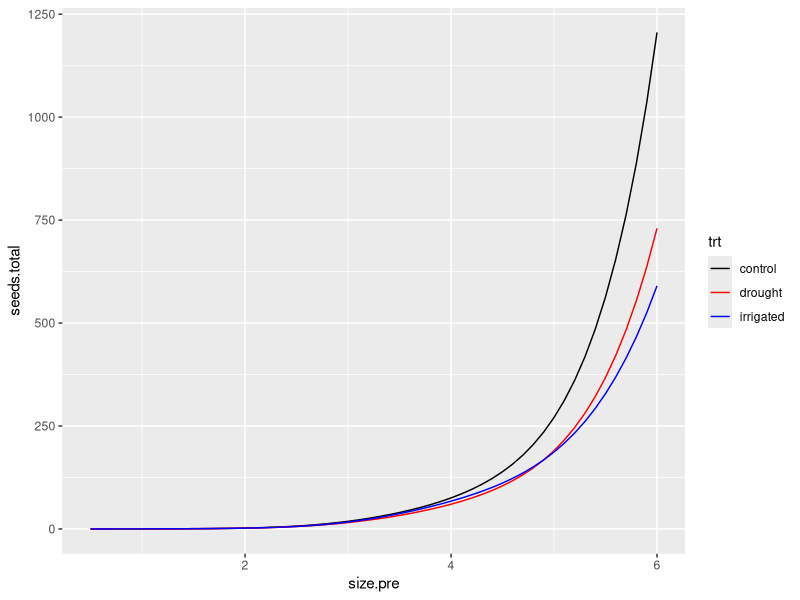
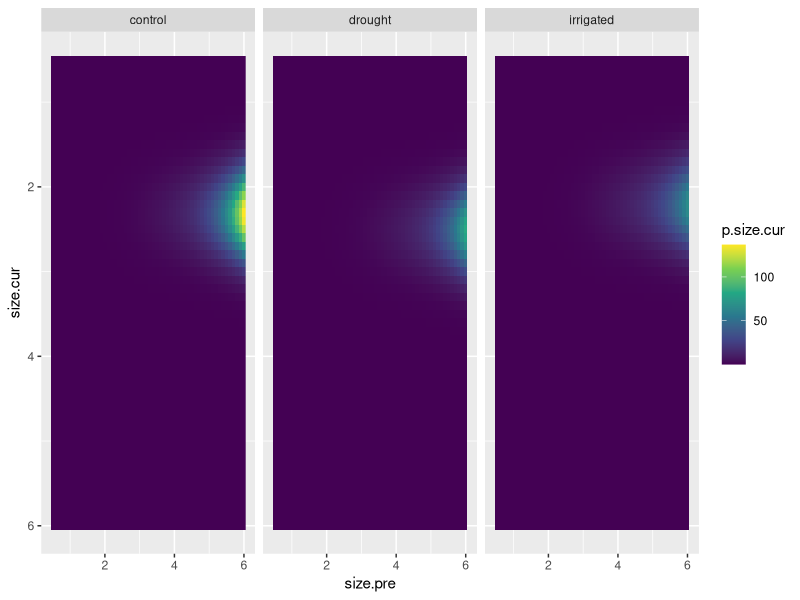
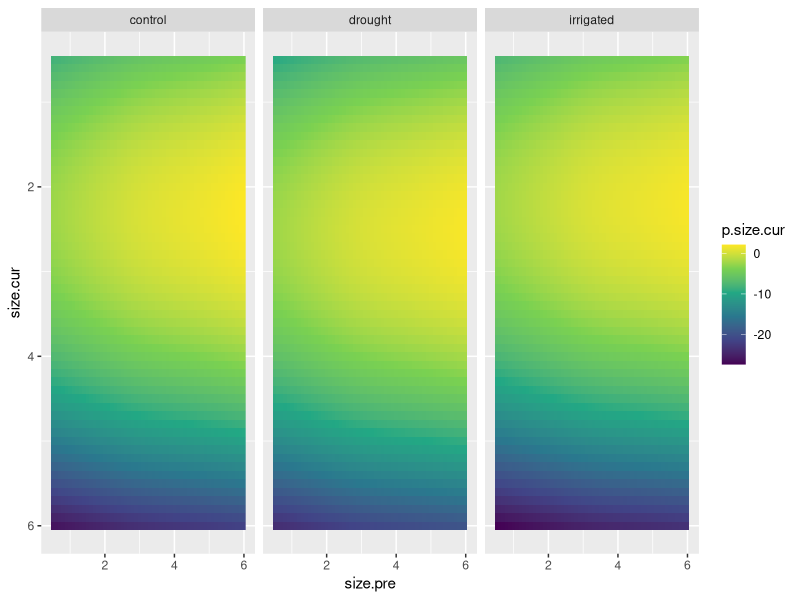

These charts were generated, in order, by the following R code: (Note: this script raises an error after producing the figures.)
# Script for re-running reproductive vital rate models and performing model
# selection and exporting a deterministic, no-phenology reproductive kernel for
# IPM analysis.
# Reads in processed demo/seed (including phenology) data, 2016-2024
# (sn init july 2024)

# --- Setup ---------------------------------------------------------

library(ggplot2)
library(dplyr)
library(tidyr)
library(glmmTMB)

rm(list = ls())

# --- Read in and prepare data  -------------------------------------

# All data (demo, phenology, seed set)
all.data = merge(
  x = read.csv('01_data_cleaning/out/demo_phen_seed_2016-2024_final.csv'),
  y = read.csv('00_raw_data/plot_treatments.csv'),
  by.x = 'Plot', by.y = 'plot'
)

# Dataset for flowering (additional processing below)
demo.flow = all.data %>%
  # Get only plants that are:
  # - known/estimated to be alive
  # - Has size measurements (from demography) and has non-zero leaf counts and lengths (for size measurements)
  # - Is not missing umbel counts (because we're subsetting this for umbel count analysis)
  filter(
    in.demo, Year > 2016, surv,
    !is.na(No.leaves) & !is.na(Leaf.length) & No.leaves > 0 & Leaf.length > 0,
    !is.na(No.umbels)
  ) %>%
  # Get a size column
  mutate(size = log(No.leaves * Leaf.length))

head(demo.flow)
nrow(demo.flow)
table(demo.flow$Year)

# Dataset for seed analysis
demo.seed = demo.flow %>%
  # Give only the records for which we have a record of seed set
  filter(Year > 2020, phen.umbels > 0) %>%
  filter(in.seed)

# Need to add in rows for umbels that died before the seed counting
# This is necessary for estimating the probability of an umbel producing zero seeds
demo.seed = rbind(
  demo.seed,
  demo.seed %>%
    group_by(Year, plantid) %>%
    mutate(miss.umbel = ifelse(phen.umbels < n(), 0, phen.umbels - n())) %>%
    ungroup() %>%
    distinct(Year, plantid, .keep_all = TRUE) %>%
    uncount(miss.umbel) %>%
    mutate(no.seeds = 0)
) %>%
  mutate(Year = factor(Year))

# Dataset for estimating recruit size distribution
demo.recr = all.data %>%
  arrange(Year) %>%
  # Want demo records (to get size distribution)
  filter(in.demo) %>%
  # Give me only the first sighting for each plant
  distinct(plantid, .keep_all = TRUE) %>%
  # Give me only records after 2017 (these are more likely to be seen for the
  # first time)
  filter(Year > 2017) %>%
  # Give me only records with leaf counts and lengths (for estimating size)
  filter(!is.na(No.leaves), !is.na(Leaf.length)) %>%
  # Give me plants that did not flower (plants unlikely to flower in first year)
  filter(!No.umbels & !is.na(No.umbels)) %>%
  # Okay... going to assume that only plants with one leaf are new recruits
  filter(No.leaves < 2) %>%
  mutate(size = log(Leaf.length))

# Finalize the flowering demo dataset 
demo.flow = demo.flow %>%
  # (currently there is one row per umbel for plants in the seed set dataset -
  # give me just one record per plant)
  distinct(Year, plantid, .keep_all = TRUE) %>%
  # Remove plot 2 in 2024 (missing a lot of vegetative plant sizes)
  filter(!(Plot %in% 2 & Year %in% 2024))


# # ----- MODEL SELECTION ------------------------------------------
# 
# # --- Umbel count model ------------------------------------------
# 
# # Strategy here: use a hurdle model
# # - Response is number of umbels per plant
# # - Hurdle portion (through zero-inflation) is the probability of (not) flowering
# # - Umbel count is modeled with a zero-inflated Poisson distribution
# 
# # Test first for size-effects on both parts of the model
# # Then test for treatment effects
# # Then test for potential interactions
# 
# u_0 = glmmTMB(
#   No.umbels ~ (1 | Year) + (1 | Plot / plantid),
#   family = 'truncated_poisson',
#   ziformula = ~ (1 | Year) + (1 | Plot / plantid),
#   data = demo.flow
# )
# 
# u_s_0 = glmmTMB(
#   No.umbels ~ size + (1 | Year) + (1 | Plot / plantid),
#   family = 'truncated_poisson',
#   ziformula = ~ (1 | Year) + (1 | Plot / plantid),
#   data = demo.flow
# )
# 
# u_0_s = glmmTMB(
#   No.umbels ~ (1 | Year) + (1 | Plot / plantid),
#   family = 'truncated_poisson',
#   ziformula = ~ size + (1 | Year) + (1 | Plot / plantid),
#   data = demo.flow
# )
# 
# u_s_s = glmmTMB(
#   No.umbels ~ size + (1 | Year) + (1 | Plot / plantid),
#   family = 'truncated_poisson',
#   ziformula = ~ size + (1 | Year) + (1 | Plot / plantid),
#   data = demo.flow
# )
# 
# AIC(u_0, u_0_s, u_s_0, u_s_s) %>% mutate(daic = round(AIC - min(AIC), 2))
# # Keep size in the models
# 
# # Treatment effects
# 
# u_s.t_s = glmmTMB(
#   No.umbels ~ trt + size + (1 | Year) + (1 | Plot / plantid),
#   family = 'truncated_poisson',
#   ziformula = ~ size + (1 | Year) + (1 | Plot / plantid),
#   data = demo.flow
# )
# 
# u_s_s.t = glmmTMB(
#   No.umbels ~ size + (1 | Year) + (1 | Plot / plantid),
#   family = 'truncated_poisson',
#   ziformula = ~ trt * size + (1 | Year) + (1 | Plot / plantid),
#   data = demo.flow
# )
# 
# u_st_s = glmmTMB(
#   No.umbels ~ size * trt + (1 | Year) + (1 | Plot / plantid),
#   family = 'truncated_poisson',
#   ziformula = ~ size + (1 | Year) + (1 | Plot / plantid),
#   data = demo.flow
# )
# 
# u_s_st = glmmTMB(
#   No.umbels ~ size + (1 | Year) + (1 | Plot / plantid),
#   family = 'truncated_poisson',
#   ziformula = ~ trt * size + (1 | Year) + (1 | Plot / plantid),
#   data = demo.flow
# )
# 
# u_s.ty_s = glmmTMB(
#   No.umbels ~ size + trt + (1 | Year) + (1 | Year:trt) + (1 | Plot / plantid),
#   family = 'truncated_poisson',
#   ziformula = ~ size + (1 | Year) + (1 | Plot / plantid),
#   data = demo.flow
# )
# 
# u_s_s.ty = glmmTMB(
#   No.umbels ~ size + (1 | Year) + (1 | Plot / plantid),
#   family = 'truncated_poisson',
#   ziformula = ~ size + trt + (1 | Year) + (1 | Year:trt) + (1 | Plot / plantid),
#   data = demo.flow
# )
# 
# u_s.ty_s.ty = glmmTMB(
#   No.umbels ~ size + trt + (1 | Year) + (1 | Year:trt) + (1 | Plot / plantid),
#   family = 'truncated_poisson',
#   ziformula = ~ size + trt + (1 | Year) + (1 | Year:trt) + (1 | Plot / plantid),
#   data = demo.flow
# )
# 
# AIC(u_s.t_s, u_s_s.t, u_st_s, u_s_st, u_s_s, u_s.ty_s, u_s_s.ty, u_s.ty_s.ty) %>%
#   mutate(daic = round(AIC - min(AIC), 2))
# # Best performing model has treatment-year effect for probability of flowering
# # But how large is the effect size?
# 
# summary(u_s_s.ty)
# 
# u_st_s.ty = glmmTMB(
#   No.umbels ~ size * trt + (1 | Year) + (1 | Plot / plantid),
#   family = 'truncated_poisson',
#   ziformula = ~ size + trt + (1 | Year) + (1 | Year:trt) + (1 | Plot / plantid),
#   data = demo.flow
# )
# 
# u_s_st.ty = glmmTMB(
#   No.umbels ~ size + (1 | Year) + (1 | Plot / plantid),
#   family = 'truncated_poisson',
#   ziformula = ~ size * trt + (1 | Year) + (1 | Year:trt) + (1 | Plot / plantid),
#   data = demo.flow
# )
# 
# AIC(u_st_s.ty, u_s_st.ty, u_s_s.ty) %>% mutate(daic = round(AIC - min(AIC), 2))
# # No size-treatment effects
# 
# # Okay... compare model with year-varying effects with non-varying effects
# 
# expand.grid(size = (5:60)/10, trt = c('control', 'drought', 'irrigated')) %>%
#   mutate(
#     u.nrf = predict(u_s_s, newdata = ., allow.new.levels = TRUE, re.form = ~ 0, type = 'response'),
#     u.yrf = predict(u_s_s.ty, newdata = ., allow.new.levels = TRUE, re.form = ~ 0, type = 'response')
#   ) %>%
#   pivot_longer(c(u.nrf, u.yrf), names_to = 'model', values_to = 'pred') %>%
#   ggplot(aes(x = size, y = pred, linetype = model, colour = trt)) +
#   geom_line() +
#   scale_colour_manual(values = c('black', 'red', 'blue')) +
#   scale_y_log10()
# # interesting - the year-varying effects model looks like it always favors the controls
# # i.e. control plants always produce more umbels
# # presumably this is probability of flowering-related - smaller plants less likely to flower
# 
# expand.grid(size = (5:60)/10, trt = c('control', 'drought', 'irrigated')) %>%
#   mutate(
#     pred.umbl = predict(
#       u_s_s.ty, newdata = ., allow.new.levels = TRUE, re.form = ~ 0, type = 'response'
#     )
#   ) %>%
#   ggplot(aes(x = size, y = pred.umbl, colour = trt)) +
#   geom_point(
#     data = demo.flow,
#     aes(x = size, y = No.umbels),
#     size = 3, position = position_jitter(height = 0.25), alpha = 0.2
#   ) +
#   geom_line() + # scale_y_log10()
#   scale_colour_manual(values = c('black', 'red', 'blue'))
# 
# 
# # --- Seed set model  
# 
# # Here, we'll also use a zero-inflated model
# # - Probability of producing zero seed estimated with zero inflation term
# # - Distribution of seeds after the zero inflation is modeled by a Negative Binomial
# #   - doing this because it accurately captures overdispersion and because the 
# #     data-generating process can also account for umbels that were simply not 
# #     sufficiently pollinated
# 
# s_0 = glmmTMB(
#   no.seeds ~ (1 | Plot / plantid),
#   ziformula = ~ (1 | Plot / plantid),
#   family = 'nbinom2',
#   data = demo.seed
# )
# 
# s_0_y = glmmTMB(
#   no.seeds ~ (1 | Plot / plantid),
#   ziformula = ~ Year + (1 | Plot / plantid),
#   family = 'nbinom2',
#   data = demo.seed
# )
# 
# s_y_0 = glmmTMB(
#   no.seeds ~ Year + (1 | Plot / plantid),
#   ziformula = ~ (1 | Plot / plantid),
#   family = 'nbinom2',
#   data = demo.seed
# )
# 
# s_y_y = glmmTMB(
#   no.seeds ~ Year + (1 | Plot / plantid),
#   ziformula = ~ Year + (1 | Plot / plantid),
#   family = 'nbinom2',
#   data = demo.seed
# )
# 
# AIC(s_0, s_y_0, s_0_y, s_y_y) %>% arrange(AIC)
# # Unsurprisingly, year effects supported in both models
# 
# s_s.y_y = glmmTMB(
#   no.seeds ~ size + Year + (1 | Plot / plantid),
#   ziformula = ~ Year + (1 | Plot / plantid),
#   family = 'nbinom2',
#   data = demo.seed
# )
# 
# s_y_s.y = glmmTMB(
#   no.seeds ~ Year + (1 | Plot / plantid),
#   ziformula = ~ size + Year + (1 | Plot / plantid),
#   family = 'nbinom2',
#   data = demo.seed
# )
# 
# s_s.y_s.y = glmmTMB(
#   no.seeds ~ size + Year + (1 | Plot / plantid),
#   ziformula = ~ size + Year + (1 | Plot / plantid),
#   family = 'nbinom2',
#   data = demo.seed
# )
# 
# AIC(s_y_y, s_s.y_y, s_y_s.y, s_s.y_s.y) %>% mutate(daic = AIC - min(AIC))
# 
# # Include size in both
# 
# s_s.t.y_s.y = glmmTMB(
#   no.seeds ~ trt + size + Year + (1 | Plot / plantid),
#   ziformula = ~ size + Year + (1 | Plot / plantid),
#   family = 'nbinom2',
#   data = demo.seed
# )
# 
# s_s.y_s.t.y = glmmTMB(
#   no.seeds ~ size + Year + (1 | Plot / plantid),
#   ziformula = ~ size + Year + trt + (1 | Plot / plantid),
#   family = 'nbinom2',
#   data = demo.seed
# )
# 
# s_s.t.y_s.t.y = glmmTMB(
#   no.seeds ~ trt + size + Year + (1 | Plot / plantid),
#   ziformula = ~ trt + size + Year + (1 | Plot / plantid),
#   family = 'nbinom2',
#   data = demo.seed
# )
# 
# AIC(s_s.y_s.y, s_s.t.y_s.y, s_s.y_s.t.y, s_s.t.y_s.t.y) %>% mutate(daic = round(AIC - min(AIC), 2))
# # Eh actually not seeing evidence of a treatment effect here...
# # Weird! it did show up for the poisson model...
# 
# s_st.y_s.y = glmmTMB(
#   no.seeds ~ trt * size + Year + (1 | Plot / plantid),
#   ziformula = ~ size + Year + (1 | Plot / plantid),
#   family = 'nbinom2',
#   data = demo.seed
# )
# 
# s_s.ty_s.y = glmmTMB(
#   no.seeds ~ trt * Year + size + (1 | Plot / plantid),
#   ziformula = ~ size + Year + (1 | Plot / plantid),
#   family = 'nbinom2',
#   data = demo.seed
# )
# 
# s_sy.ty_s.y = glmmTMB(
#   no.seeds ~ trt * Year + trt * size + (1 | Plot / plantid),
#   ziformula = ~ size + Year + (1 | Plot / plantid),
#   family = 'nbinom2',
#   data = demo.seed
# )
# 
# s_s.y_st.y = glmmTMB(
#   no.seeds ~ size + Year + (1 | Plot / plantid),
#   ziformula = ~ trt * size + Year + (1 | Plot / plantid),
#   family = 'nbinom2',
#   data = demo.seed
# )
# 
# s_s.y_s.ty = glmmTMB(
#   no.seeds ~ size + Year + (1 | Plot / plantid),
#   ziformula = ~ trt * Year + size + (1 | Plot / plantid),
#   family = 'nbinom2',
#   data = demo.seed
# )
# 
# s_s.y_st.ty = glmmTMB(
#   no.seeds ~ size + Year + (1 | Plot / plantid),
#   ziformula = ~ trt * Year + trt * size + (1 | Plot / plantid),
#   family = 'nbinom2',
#   data = demo.seed
# )
# 
# AIC(s_st.y_s.y, s_s.ty_s.y, s_sy.ty_s.y, s_s.y_st.y, s_s.y_s.ty, s_s.y_st.ty, s_s.y_s.y) %>%
#   arrange(AIC)
# # Won't even bother with any of the models with the treatment interactions in
# # the zero-inflation formula (their models look bad in this table)
# 
# summary(s_st.y_s.y)
# 
# # Number of umbels
# 
# s_st.y.u_s.y = glmmTMB(
#   no.seeds ~ trt * size + phen.umbels + Year + (1 | Plot / plantid),
#   ziformula = ~ size + Year + (1 | Plot / plantid),
#   family = 'nbinom2',
#   data = demo.seed
# )
# 
# s_st.y_s.y.u = glmmTMB(
#   no.seeds ~ trt * size + Year + (1 | Plot / plantid),
#   ziformula = ~ size + Year + phen.umbels + (1 | Plot / plantid),
#   family = 'nbinom2',
#   data = demo.seed
# )
# 
# s_st.y.u_s.y.u = glmmTMB(
#   no.seeds ~ trt * size + phen.umbels + Year + (1 | Plot / plantid),
#   ziformula = ~ size + Year + phen.umbels + (1 | Plot / plantid),
#   family = 'nbinom2',
#   data = demo.seed
# )
# 
# AIC(s_st.y_s.y, s_st.y.u_s.y, s_st.y_s.y.u, s_st.y.u_s.y.u) %>% arrange(AIC)
# 
# # Look for size-year interactions
# 
# s_sty_s.y.u = glmmTMB(
#   no.seeds ~ trt * size * Year + (1 | Plot / plantid),
#   ziformula = ~ size + Year + phen.umbels + (1 | Plot / plantid),
#   family = 'nbinom2',
#   data = demo.seed
# )
# 
# s_st.y_sy.u = glmmTMB(
#   no.seeds ~ trt * size + Year + (1 | Plot / plantid),
#   ziformula = ~ size * Year + phen.umbels + (1 | Plot / plantid),
#   family = 'nbinom2',
#   data = demo.seed
# )
# 
# s_sty_sy.u = glmmTMB(
#   no.seeds ~ trt * size * Year + (1 | Plot / plantid),
#   ziformula = ~ size * Year + phen.umbels + (1 | Plot / plantid),
#   family = 'nbinom2',
#   data = demo.seed
# )
# 
# AIC(s_st.y_s.y.u, s_sty_s.y.u, s_st.y_sy.u, s_sty_sy.u) %>% arrange(AIC)
# 
# 
# # Best mod is s_st.y_sy.u
# 
# summary(s_st.y_sy.u)
# 
# pred.seeds = expand.grid(
#   Year = factor(2021:2024),
#   size = (5:60)/10,
#   trt = c('control', 'drought', 'irrigated'),
#   phen.umbels = c(1, 5)
# ) %>%
#   mutate(
#     pred.seed = predict(
#       s_st.y_sy.u, newdata = ., 
#       re.form = ~ 0, type = 'response',
#       allow.new.levels = TRUE
#     )
#   )
# 
# pred.seeds %>% 
#   mutate(phen.umbels = factor(phen.umbels)) %>%
#   ggplot(aes(x = size, y = pred.seed, group = interaction(trt, phen.umbels))) +
#   geom_line(aes(colour = trt, linetype = phen.umbels)) +
#   scale_colour_manual(values = c('black', 'red', 'blue')) +
#   scale_y_log10() +
#   facet_wrap(~ Year)
# 
# # --- Recruit size model  ---------------------------------------
# 
# # Null model
# r_0 = glmmTMB(size ~ (1 | Plot), data = demo.recr)
# 
# # A model with a year random effect
# r_y = glmmTMB(size ~ (1 | Year) + (1 | Plot), data = demo.recr)
# 
# # A model with a treatment effect
# r_t = glmmTMB(size ~ trt + (1 | Plot), data = demo.recr)
# 
# # A model with both year efect and treatment effect
# r_t.y = glmmTMB(size ~ trt + (1 | Year) + (1 | Plot), data = demo.recr)
# 
# # A model with both year efect and treatment effect
# r_ty = glmmTMB(size ~ trt + (1 | Year) + (1 | Year:trt) + (1 | Plot), data = demo.recr)
# 
# AIC(r_0, r_y, r_t, r_t.y, r_ty) %>% mutate(daic = round(AIC - min(AIC), 2))
# # Interesting. Definite evidence for a year effect. Weak evidence of a treatment effect.
# 
# summary(r_t.y)
# # The effect size is kinda marginal...
# # Wait... drought plants are slightly larger than control plants
# # Huh.
# 
# ggplot(demo.recr, aes(x = size, group = trt, fill = trt)) +
#   geom_histogram(position = 'identity', alpha = 0.5, binwidth = 0.2) + 
#   scale_fill_manual(values = c('black', 'red', 'blue'))
# # hmm... 

# --- Estimate predictions from model forming backbone of kernel -------

u_s_s.ty = glmmTMB(
  No.umbels ~ size + (1 | Year) + (1 | Plot / plantid),
  family = 'truncated_poisson',
  ziformula = ~ size + trt + (1 | Year) + (1 | Year:trt) + (1 | Plot / plantid),
  data = demo.flow
)

s_st.y_sy.u = glmmTMB(
  no.seeds ~ trt * size + Year + (1 | Plot / plantid),
  ziformula = ~ size * Year + phen.umbels + (1 | Plot / plantid),
  family = 'nbinom2',
  data = demo.seed
)

r_t.y = glmmTMB(size ~ trt + (1 | Year) + (1 | Plot), data = demo.recr)

# Standard deviation (residual error) term from recruitment model
sigma.recr = summary(r_t.y)$sigma

backbone = expand.grid(
  size = (5:60)/10,
  size.cur = (5:60)/10,
  trt = c('control', 'drought', 'irrigated'),
  Year = factor(2021:2024)
) %>%
  mutate(
    # Umbel count
    phen.umbels = predict(
      u_s_s.ty, newdata = ., 
      allow.new.levels = TRUE, re.form = ~ 0, type = 'response'
    )
  ) %>%
  mutate(
    # Use this umbel count to get seeds/umbel
    seeds.per.umbel = predict(
      s_st.y_sy.u, newdata = .,
      allow.new.levels = TRUE, re.form = ~ 0
    )
  ) %>%
  group_by(size, size.cur, trt) %>%
  summarise(across(c(phen.umbels, seeds.per.umbel), mean)) %>%
  ungroup() %>%
  mutate(
    # Transform from linear scale to response scale
    seeds.per.umbel = exp(seeds.per.umbel),
    # Total umbels per plant
    seeds.total = seeds.per.umbel * phen.umbels
  ) %>%
  mutate(
    # Mean recruit size
    recr.mean = predict(
      r_t.y, allow.new.levels = TRUE, re.form = ~ 0, newdata = .
    ),
    # Get the number of seeds produced for each size grouping
    p.size.cur = 0.1 * seeds.total * dnorm(x = size.cur, mean = recr.mean, sd = sigma.recr)
  ) %>%
  # Rename column
  rename(size.pre = size)

head(backbone)
tail(backbone)

backbone %>%
  ggplot(aes(x = size.pre, y = seeds.total, group = trt)) +
  geom_line(aes(colour = trt)) +
  scale_colour_manual(values = c('black', 'red', 'blue'))
# Plausible numbers up until hitting >500 seeds per plant...
# that's a little extrapolat(ive? ory?)

backbone %>%
  ggplot(aes(x = size.pre, y = size.cur, fill = p.size.cur)) + # fill = log(p.size.cur, base = 10))) +
  geom_raster() +
  scale_fill_viridis_c() +
  scale_y_reverse() +
  facet_wrap(~ trt)
# Lol, cool

backbone %>%
  mutate(p.size.cur = log(p.size.cur, base = 10)) %>%
  ggplot(aes(x = size.pre, y = size.cur, fill = p.size.cur)) +
  geom_raster() +
  scale_fill_viridis_c() +
  scale_y_reverse() +
  facet_wrap(~ trt)

# Check of "eviction" caused by lower boundary and recruit size distribution
predict(
  r_t.y, 
  newdata = data.frame(trt = c('control', 'drought', 'irrigated')), 
  allow.new.levels = TRUE, re.form = ~ 0
) %>% 
  pnorm(.5, mean = ., sd = sigma.recr)
# tiny - ~10^-6

# Export kernel in CSV form
write.csv(
  backbone,
  na = '', row.names = FALSE,
  '03_construct_kernels/out/deterministic_reprod_kernel_no_phen.csv'
)

# --- Sensitivity

# Parameters to perform sensitivity analysis on:
# - Probability of flowering model (i.e., ZI term in umbel model)
#   - b_0 (intercept)
#   - b_1 (size)
# - Number of umbels produced (conditional part of umbel model)
#   - b_0 (intercept)
#   - b_1 (size)
# - Probability of umbel failure (ZI term of the seed model)
#   - b_0 (intercept)
#   - b_1 (size)
# - Number of seeds produced (conditional part of seed model)
#   - b_0 (intercept)
#   - b_1 (size)
# - Recruit size
#   - b_0 (intercept/mean)
#   - sigma (standard deviation)

# So ten perturbations

# I don't think there's a neat way to dplyr this so gotta do it in a long, obnoxious way.

# Define perturbation magnitude
delta = .0001

# Initialize a list for storing model outputs
outputs = vector('list', length = 10)

# Backbone for generating estimates
backbone = expand.grid(
  size = (5:60)/10,
  size.cur = (5:60)/10,
  trt = c('control', 'drought', 'irrigated'),
  Year = factor(2021:2024)
)

# 1: flowering intercept

outputs[[1]] = backbone %>%
  mutate(
    # Umbel count
    phen.umbels = predict(
      u_s_s.ty, newdata = ., 
      newparams = u_s_s.ty$fit$par %>%
        (function(x) {
          x[3] <- x[3] + delta
          return(x)
        }),
      allow.new.levels = TRUE, re.form = ~ 0, type = 'response'
    )
  ) %>%
  mutate(
    # Use this umbel count to get seeds/umbel
    seeds.per.umbel = predict(
      s_st.y_sy.u, newdata = .,
      allow.new.levels = TRUE, re.form = ~ 0
    )
  ) %>%
  group_by(size, size.cur, trt) %>%
  summarise(across(c(phen.umbels, seeds.per.umbel), mean)) %>%
  ungroup() %>%
  mutate(
    # Transform from linear scale to response scale
    seeds.per.umbel = exp(seeds.per.umbel),
    # Total umbels per plant
    seeds.total = seeds.per.umbel * phen.umbels
  ) %>%
  mutate(
    # Mean recruit size
    recr.mean = predict(
      r_t.y, allow.new.levels = TRUE, re.form = ~ 0, newdata = .
    ),
    # Get the number of seeds produced for each size grouping
    p.size.cur = 0.1 * seeds.total * dnorm(x = size.cur, mean = recr.mean, sd = sigma.recr)
  ) %>%
  mutate(perturb.param = 'flow_int')

# 2: flowering slope

outputs[[2]] = backbone %>%
  mutate(
    # Umbel count
    phen.umbels = predict(
      u_s_s.ty, newdata = ., 
      newparams = u_s_s.ty$fit$par %>%
        (function(x) {
          x[4] <- x[4] + delta
          return(x)
        }),
      allow.new.levels = TRUE, re.form = ~ 0, type = 'response'
    )
  ) %>%
  mutate(
    # Use this umbel count to get seeds/umbel
    seeds.per.umbel = predict(
      s_st.y_sy.u, newdata = .,
      allow.new.levels = TRUE, re.form = ~ 0
    )
  ) %>%
  group_by(size, size.cur, trt) %>%
  summarise(across(c(phen.umbels, seeds.per.umbel), mean)) %>%
  ungroup() %>%
  mutate(
    # Transform from linear scale to response scale
    seeds.per.umbel = exp(seeds.per.umbel),
    # Total umbels per plant
    seeds.total = seeds.per.umbel * phen.umbels
  ) %>%
  mutate(
    # Mean recruit size
    recr.mean = predict(
      r_t.y, allow.new.levels = TRUE, re.form = ~ 0, newdata = .
    ),
    # Get the number of seeds produced for each size grouping
    p.size.cur = 0.1 * seeds.total * dnorm(x = size.cur, mean = recr.mean, sd = sigma.recr)
  ) %>%
  mutate(perturb.param = 'flow_slope')

# 3: Umbel count intercept

outputs[[3]] = backbone %>%
  mutate(
    # Umbel count
    phen.umbels = predict(
      u_s_s.ty, newdata = ., 
      newparams = u_s_s.ty$fit$pars %>%
        (function(x) {
          x[1] <- x[1] + delta
          return(x)
        }),
      allow.new.levels = TRUE, re.form = ~ 0, type = 'response'
    )
  ) %>%
  mutate(
    # Use this umbel count to get seeds/umbel
    seeds.per.umbel = predict(
      s_st.y_sy.u, newdata = .,
      allow.new.levels = TRUE, re.form = ~ 0
    )
  ) %>%
  group_by(size, size.cur, trt) %>%
  summarise(across(c(phen.umbels, seeds.per.umbel), mean)) %>%
  ungroup() %>%
  mutate(
    # Transform from linear scale to response scale
    seeds.per.umbel = exp(seeds.per.umbel),
    # Total umbels per plant
    seeds.total = seeds.per.umbel * phen.umbels
  ) %>%
  mutate(
    # Mean recruit size
    recr.mean = predict(
      r_t.y, allow.new.levels = TRUE, re.form = ~ 0, newdata = .
    ),
    # Get the number of seeds produced for each size grouping
    p.size.cur = 0.1 * seeds.total * dnorm(x = size.cur, mean = recr.mean, sd = sigma.recr)
  ) %>%
  mutate(perturb.param = 'numb_int')

# 4: Umbel count slope
outputs[[4]] = backbone %>%
  mutate(
    # Umbel count
    phen.umbels = predict(
      u_s_s.ty, newdata = ., 
      newparams = u_s_s.ty$fit$pars %>%
        (function(x) {
          x[2] <- x[2] + delta
          return(x)
        }),
      allow.new.levels = TRUE, re.form = ~ 0, type = 'response'
    )
  ) %>%
  mutate(
    # Use this umbel count to get seeds/umbel
    seeds.per.umbel = predict(
      s_st.y_sy.u, newdata = .,
      allow.new.levels = TRUE, re.form = ~ 0
    )
  ) %>%
  group_by(size, size.cur, trt) %>%
  summarise(across(c(phen.umbels, seeds.per.umbel), mean)) %>%
  ungroup() %>%
  mutate(
    # Transform from linear scale to response scale
    seeds.per.umbel = exp(seeds.per.umbel),
    # Total umbels per plant
    seeds.total = seeds.per.umbel * phen.umbels
  ) %>%
  mutate(
    # Mean recruit size
    recr.mean = predict(
      r_t.y, allow.new.levels = TRUE, re.form = ~ 0, newdata = .
    ),
    # Get the number of seeds produced for each size grouping
    p.size.cur = 0.1 * seeds.total * dnorm(x = size.cur, mean = recr.mean, sd = sigma.recr)
  ) %>%
  mutate(perturb.param = 'numb_slope')

# 5: Umbel success intercept

outputs[[5]] = backbone %>%
  mutate(
    # Umbel count
    phen.umbels = predict(
      u_s_s.ty, newdata = .,
      allow.new.levels = TRUE, re.form = ~ 0, type = 'response'
    )
  ) %>%
  mutate(
    # Use this umbel count to get seeds/umbel
    seeds.per.umbel = predict(
      s_st.y_sy.u, newdata = .,
      newparams = s_st.y_sy.u$fit$par %>%
        (function(x) {
          x[10] <- x[10] + delta
          return(x)
        }),
      allow.new.levels = TRUE, re.form = ~ 0
    )
  ) %>%
  group_by(size, size.cur, trt) %>%
  summarise(across(c(phen.umbels, seeds.per.umbel), mean)) %>%
  ungroup() %>%
  mutate(
    # Transform from linear scale to response scale
    seeds.per.umbel = exp(seeds.per.umbel),
    # Total umbels per plant
    seeds.total = seeds.per.umbel * phen.umbels
  ) %>%
  mutate(
    # Mean recruit size
    recr.mean = predict(
      r_t.y, allow.new.levels = TRUE, re.form = ~ 0, newdata = .
    ),
    # Get the number of seeds produced for each size grouping
    p.size.cur = 0.1 * seeds.total * dnorm(x = size.cur, mean = recr.mean, sd = sigma.recr)
  ) %>%
  mutate(perturb.param = 'succ_int')

# 6: Umbel success slope

outputs[[6]] = backbone %>%
  mutate(
    # Umbel count
    phen.umbels = predict(
      u_s_s.ty, newdata = .,
      allow.new.levels = TRUE, re.form = ~ 0, type = 'response'
    )
  ) %>%
  mutate(
    # Use this umbel count to get seeds/umbel
    seeds.per.umbel = predict(
      s_st.y_sy.u, newdata = .,
      newparams = s_st.y_sy.u$fit$par %>%
        (function(x) {
          x[11] <- x[11] + delta
          return(x)
        }),
      allow.new.levels = TRUE, re.form = ~ 0
    )
  ) %>%
  group_by(size, size.cur, trt) %>%
  summarise(across(c(phen.umbels, seeds.per.umbel), mean)) %>%
  ungroup() %>%
  mutate(
    # Transform from linear scale to response scale
    seeds.per.umbel = exp(seeds.per.umbel),
    # Total umbels per plant
    seeds.total = seeds.per.umbel * phen.umbels
  ) %>%
  mutate(
    # Mean recruit size
    recr.mean = predict(
      r_t.y, allow.new.levels = TRUE, re.form = ~ 0, newdata = .
    ),
    # Get the number of seeds produced for each size grouping
    p.size.cur = 0.1 * seeds.total * dnorm(x = size.cur, mean = recr.mean, sd = sigma.recr)
  ) %>%
  mutate(perturb.param = 'succ_slope')

# 7: Seed set intercept

outputs[[7]] = backbone %>%
  mutate(
    # Umbel count
    phen.umbels = predict(
      u_s_s.ty, newdata = .,
      allow.new.levels = TRUE, re.form = ~ 0, type = 'response'
    )
  ) %>%
  mutate(
    # Use this umbel count to get seeds/umbel
    seeds.per.umbel = predict(
      s_st.y_sy.u, newdata = .,
      newparams = s_st.y_sy.u$fit$par %>%
        (function(x) {
          x[1] <- x[1] + delta
          return(x)
        }),
      allow.new.levels = TRUE, re.form = ~ 0
    )
  ) %>%
  group_by(size, size.cur, trt) %>%
  summarise(across(c(phen.umbels, seeds.per.umbel), mean)) %>%
  ungroup() %>%
  mutate(
    # Transform from linear scale to response scale
    seeds.per.umbel = exp(seeds.per.umbel),
    # Total umbels per plant
    seeds.total = seeds.per.umbel * phen.umbels
  ) %>%
  mutate(
    # Mean recruit size
    recr.mean = predict(
      r_t.y, allow.new.levels = TRUE, re.form = ~ 0, newdata = .
    ),
    # Get the number of seeds produced for each size grouping
    p.size.cur = 0.1 * seeds.total * dnorm(x = size.cur, mean = recr.mean, sd = sigma.recr)
  ) %>%
  mutate(perturb.param = 'seed_int')

# 8: seed set slope
outputs[[8]] = backbone %>%
  mutate(
    # Umbel count
    phen.umbels = predict(
      u_s_s.ty, newdata = .,
      allow.new.levels = TRUE, re.form = ~ 0, type = 'response'
    )
  ) %>%
  mutate(
    # Use this umbel count to get seeds/umbel
    seeds.per.umbel = predict(
      s_st.y_sy.u, newdata = .,
      newparams = s_st.y_sy.u %>%
        (function(x) {
          x[4] <- x[4] + delta
          return(x)
        }),
      allow.new.levels = TRUE, re.form = ~ 0
    )
  ) %>%
  group_by(size, size.cur, trt) %>%
  summarise(across(c(phen.umbels, seeds.per.umbel), mean)) %>%
  ungroup() %>%
  mutate(
    # Transform from linear scale to response scale
    seeds.per.umbel = exp(seeds.per.umbel),
    # Total umbels per plant
    seeds.total = seeds.per.umbel * phen.umbels
  ) %>%
  mutate(
    # Mean recruit size
    recr.mean = predict(
      r_t.y, allow.new.levels = TRUE, re.form = ~ 0, newdata = .
    ),
    # Get the number of seeds produced for each size grouping
    p.size.cur = 0.1 * seeds.total * dnorm(x = size.cur, mean = recr.mean, sd = sigma.recr)
  ) %>%
  mutate(perturb.param = 'seed_slope')

# 9: Recruit size mean (intercept)

outputs[[9]] = backbone %>%
  mutate(
    # Umbel count
    phen.umbels = predict(
      u_s_s.ty, newdata = .,
      allow.new.levels = TRUE, re.form = ~ 0, type = 'response'
    )
  ) %>%
  mutate(
    # Use this umbel count to get seeds/umbel
    seeds.per.umbel = predict(
      s_st.y_sy.u, newdata = .,
      allow.new.levels = TRUE, re.form = ~ 0
    )
  ) %>%
  group_by(size, size.cur, trt) %>%
  summarise(across(c(phen.umbels, seeds.per.umbel), mean)) %>%
  ungroup() %>%
  mutate(
    # Transform from linear scale to response scale
    seeds.per.umbel = exp(seeds.per.umbel),
    # Total umbels per plant
    seeds.total = seeds.per.umbel * phen.umbels
  ) %>%
  mutate(
    # Mean recruit size
    recr.mean = predict(
      r_t.y, allow.new.levels = TRUE, re.form = ~ 0, newdata = .,
      newparams = r_t.y$fit$par %>%
        (function(x) {
          x[1] <- x[1] + delta
          return(x)
        })
    ),
    # Get the number of seeds produced for each size grouping
    p.size.cur = 0.1 * seeds.total * dnorm(x = size.cur, mean = recr.mean, sd = sigma.recr)
  ) %>%
  mutate(perturb.param = 'recr_int')

# 10: Recruit standard deviation

outputs[[10]] = backbone %>%
  mutate(
    # Umbel count
    phen.umbels = predict(
      u_s_s.ty, newdata = .,
      allow.new.levels = TRUE, re.form = ~ 0, type = 'response'
    )
  ) %>%
  mutate(
    # Use this umbel count to get seeds/umbel
    seeds.per.umbel = predict(
      s_st.y_sy.u, newdata = .,
      allow.new.levels = TRUE, re.form = ~ 0
    )
  ) %>%
  group_by(size, size.cur, trt) %>%
  summarise(across(c(phen.umbels, seeds.per.umbel), mean)) %>%
  ungroup() %>%
  mutate(
    # Transform from linear scale to response scale
    seeds.per.umbel = exp(seeds.per.umbel),
    # Total umbels per plant
    seeds.total = seeds.per.umbel * phen.umbels
  ) %>%
  mutate(
    # Mean recruit size
    recr.mean = predict(
      r_t.y, allow.new.levels = TRUE, re.form = ~ 0, newdata = .
    ),
    # Get the number of seeds produced for each size grouping
    p.size.cur = 0.1 * seeds.total * dnorm(x = size.cur, mean = recr.mean, sd = sigma.recr + delta)
  ) %>%
  mutate(perturb.param = 'recr_sigma')

outputs.all = do.call(rbind, outputs)

write.csv(
  outputs.all %>% select(size.pre = size, size.cur, trt, p.size.cur, perturb.param),
  file = '03_construct_kernels/out/deterministic_repr_coef_perturbation_no_phen.csv',
  row.names = FALSE
)
